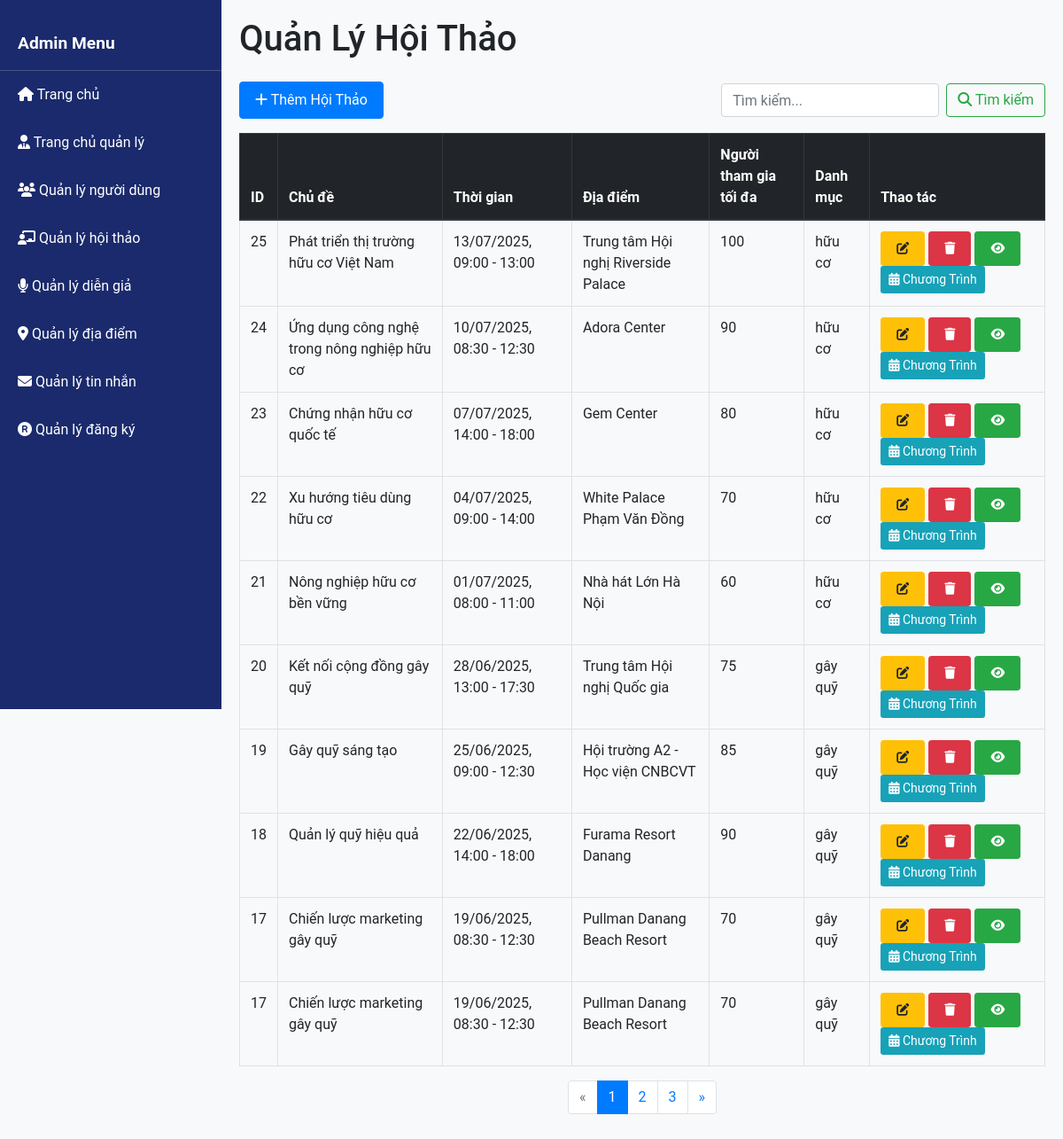
The app's page /layouts/admin_seminars.php (signed in) with its own data.
### tables this page shows
CREATE TABLE seminars (
    seminar_id INT PRIMARY KEY AUTO_INCREMENT,
    topic VARCHAR(200) NOT NULL,
    content TEXT NOT NULL,
    start_time DATETIME NOT NULL,
    end_time DATETIME NOT NULL,
    location_id INT,
    max_participants INT,
    category VARCHAR(100) NOT NULL,
    FOREIGN KEY (location_id) REFERENCES locations(location_id)
);

CREATE TABLE locations (
    location_id INT PRIMARY KEY AUTO_INCREMENT,
    name VARCHAR(100) NOT NULL,
    address TEXT,
    photo TEXT
);

### layouts/admin_seminars.php (the view, shortened to what this page needs)
<?php
require_once '../config.php';
try {
  $currentPage = isset($_GET['page']) ? (int)$_GET['page'] : 1;
  $limit = 10;
  $offset = ($currentPage - 1) * $limit;
  $search = isset($_GET['search']) ? trim($_GET['search']) : '';
  $whereClause = [];
  $params = [];
  $sqlWhere = !empty($whereClause) ? " WHERE " . implode(" AND ", $whereClause) : "";
  $countSql = "SELECT COUNT(*) FROM seminars s" . $sqlWhere;
  if (!empty($params)) {
    $countStmt = $conn->prepare($countSql);
    $countStmt->execute($params);
  } else {
    $countStmt = $conn->query($countSql);
  }
  $totalSeminars = $countStmt->fetchColumn();
  $totalPages = ceil($totalSeminars / $limit);
  $sql = "SELECT s.seminar_id, s.topic, s.start_time, s.end_time,
          s.max_participants, s.category, l.name as location_name
          FROM seminars s
          LEFT JOIN locations l ON s.location_id = l.location_id"
          . $sqlWhere .
          " ORDER BY s.start_time DESC LIMIT :limit OFFSET :offset";
  $stmt = $conn->prepare($sql);
  $stmt->bindParam(':limit', $limit, PDO::PARAM_INT);
  $stmt->bindParam(':offset', $offset, PDO::PARAM_INT);
  $stmt->execute();
  $seminars = $stmt->fetchAll(PDO::FETCH_ASSOC);
} catch (PDOException $e) {
  $message = "Lỗi khi lấy dữ liệu: " . $e->getMessage();
  $messageType = "danger";
  $seminars = [];
}
?>
<!DOCTYPE html>
<html lang="en">
<head>
  <link rel="stylesheet" href="https://cdn.jsdelivr.net/npm/bootstrap@4.1.3/dist/css/bootstrap.min.css">
  <link rel="stylesheet" href="../assets/css/style-admin.css">
  <link rel="stylesheet" href="../assets/css/style.css">
  <link rel="stylesheet" href="https://cdnjs.cloudflare.com/ajax/libs/font-awesome/6.4.0/css/all.min.css">
</head>
<body>
  <?php include_once './admin_sidebar.php'; ?>
  <div class="content">
    <h1 class="mb-4">Quản Lý Hội Thảo</h1>
    <div class="d-flex justify-content-between mb-3">
      <a href="./admin_seminar_create.php" class="btn btn-primary">
        <i class="fas fa-plus"></i> Thêm Hội Thảo
      </a>
      <form class="form-inline">
        <input class="form-control mr-sm-2" type="search" name="search" placeholder="Tìm kiếm..." aria-label="Search"
               value="<?php echo htmlspecialchars($search); ?>">
        <button class="btn btn-outline-success my-2 my-sm-0" type="submit">
          <i class="fas fa-search"></i> Tìm kiếm
        </button>
      </form>
    </div>
    <div class="table-responsive">
      <table class="table table-bordered table-hover">
        <thead class="thead-dark">
          <tr>
            <th>ID</th>
            <th>Chủ đề</th>
            <th>Thời gian</th>
            <th>Địa điểm</th>
            <th>Người tham gia tối đa</th>
            <th>Danh mục</th>
            <th>Thao tác</th>
          </tr>
        </thead>
        <tbody>
          <?php if (isset($seminars) && !empty($seminars)): ?>
            <?php foreach ($seminars as $seminar): ?>
              <tr>
                <td><?php echo htmlspecialchars($seminar['seminar_id']); ?></td>
                <td><?php echo htmlspecialchars($seminar['topic']); ?></td>
                <td>
                  <?php
                    $start = new DateTime($seminar['start_time']);
                    $end = new DateTime($seminar['end_time']);
                    echo $start->format('d/m/Y, H:i') . ' - ' . $end->format('H:i');
                  ?>
                </td>
                <td><?php echo htmlspecialchars($seminar['location_name'] ?? 'Chưa thiết lập'); ?></td>
                <td><?php echo htmlspecialchars($seminar['max_participants'] ?? 'Không giới hạn'); ?></td>
                <td><?php echo htmlspecialchars($seminar['category']); ?></td>
                <td>
                  <a href="./admin_seminar_edit.php?id=<?php echo $seminar['seminar_id']; ?>" class="btn btn-sm btn-warning">
                    <i class="fas fa-edit"></i>
                  </a>
                  <a href="?action=delete&id=<?php echo $seminar['seminar_id']; ?>" class="btn btn-sm btn-danger"
                     onclick="return confirm('Bạn có chắc chắn muốn xóa hội thảo này? Tất cả agenda và đăng ký liên quan sẽ bị xóa.')">
                    <i class="fas fa-trash"></i>
                  </a>
                  <a href="./admin_seminar_view.php?id=<?php echo $seminar['seminar_id']; ?>" class="btn btn-sm btn-success">
                    <i class="fa-solid fa-eye"></i>
                  </a>
                  <button type="button" class="btn btn-sm btn-agenda" data-toggle="modal" data-target="#agendaModal<?php echo $seminar['seminar_id']; ?>">
                    <i class="fas fa-calendar-alt"></i> Chương Trình
                  </button>
                </td>
              </tr>
            <?php endforeach; ?>
          <?php else: ?>
            <tr>
              <td colspan="7" class="text-center">Không tìm thấy hội thảo nào.</td>
            </tr>
          <?php endif; ?>
        </tbody>
      </table>
    </div>
    <?php if ($totalPages > 1): ?>
      <nav aria-label="Page navigation">
        <ul class="pagination justify-content-center">
          <?php
          $queryParams = $_GET;
          $queryParams['page'] = $currentPage - 1;
          $prevPageUrl = '?' . http_build_query($queryParams);
          $queryParams['page'] = $currentPage + 1;
          $nextPageUrl = '?' . http_build_query($queryParams);
          ?>
          <li class="page-item <?php echo $currentPage <= 1 ? 'disabled' : ''; ?>">
            <a class="page-link" href="<?php echo $currentPage <= 1 ? '#' : $prevPageUrl; ?>" aria-label="Previous">
              <span aria-hidden="true">&laquo;</span>
            </a>
          </li>
          <?php for ($i = 1; $i <= $totalPages; $i++): ?>
            <?php
            $queryParams['page'] = $i;
            $pageUrl = '?' . http_build_query($queryParams);
            ?>
            <li class="page-item <?php echo $i == $currentPage ? 'active' : ''; ?>">
              <a class="page-link" href="<?php echo $pageUrl; ?>"><?php echo $i; ?></a>
            </li>
          <?php endfor; ?>
          <li class="page-item <?php echo $currentPage >= $totalPages ? 'disabled' : ''; ?>">
            <a class="page-link" href="<?php echo $currentPage >= $totalPages ? '#' : $nextPageUrl; ?>" aria-label="Next">
              <span aria-hidden="true">&raquo;</span>
            </a>
          </li>
        </ul>
      </nav>
    <?php endif; ?>
  </div>
</body>
</html>

### assets/css/style-admin.css (style rules this page uses)
body { font-family: "Arial", sans-serif; background-color: #f8f9fa; }
.content { margin-left: 250px; padding: 20px; }
.btn-agenda { background-color: #1a2a6c; color: white; }

### assets/css/style.css (style rules this page uses)
:root { --primary: #ffffff; --secondary: #1d2939; --upcoming: #008739; --date: #8d8d8d; --hover: #007bff; --font: "Roboto", sans-serif; }
body { font-family: var(--font); }
a { text-decoration: none; color: black; }
a.btn { padding: 8px 17px; }

### layouts/admin_seminars.php (style rules this page uses)
.btn-agenda { background-color: #17a2b8; color: white; }

### records on screen
seminars: seminar_id "25", topic "Phát triển thị trường hữu cơ Việt Nam", start_time "13/07/2025, 09:00", end_time "13:00", location.name "Trung tâm Hội nghị Riverside Palace", max_participants "100", category "hữu cơ"
seminars: seminar_id "24", topic "Ứng dụng công nghệ trong nông nghiệp hữu cơ", start_time "10/07/2025, 08:30", end_time "12:30", location.name "Adora Center", max_participants "90", category "hữu cơ"
seminars: seminar_id "23", topic "Chứng nhận hữu cơ quốc tế", start_time "07/07/2025, 14:00", end_time "18:00", location.name "Gem Center", max_participants "80", category "hữu cơ"
seminars: seminar_id "22", topic "Xu hướng tiêu dùng hữu cơ", start_time "04/07/2025, 09:00", end_time "14:00", location.name "White Palace Phạm Văn Đồng", max_participants "70", category "hữu cơ"
seminars: seminar_id "21", topic "Nông nghiệp hữu cơ bền vững", start_time "01/07/2025, 08:00", end_time "11:00", location.name "Nhà hát Lớn Hà Nội", max_participants "60", category "hữu cơ"
seminars: seminar_id "20", topic "Kết nối cộng đồng gây quỹ", start_time "28/06/2025, 13:00", end_time "17:30", location.name "Trung tâm Hội nghị Quốc gia", max_participants "75", category "gây quỹ"
seminars: seminar_id "19", topic "Gây quỹ sáng tạo", start_time "25/06/2025, 09:00", end_time "12:30", location.name "Hội trường A2 - Học viện CNBCVT", max_participants "85", category "gây quỹ"
seminars: seminar_id "18", topic "Quản lý quỹ hiệu quả", start_time "22/06/2025, 14:00", end_time "18:00", location.name "Furama Resort Danang", max_participants "90", category "gây quỹ"
seminars: seminar_id "17", topic "Chiến lược marketing gây quỹ", start_time "19/06/2025, 08:30", end_time "12:30", location.name "Pullman Danang Beach Resort", max_participants "70", category "gây quỹ"
